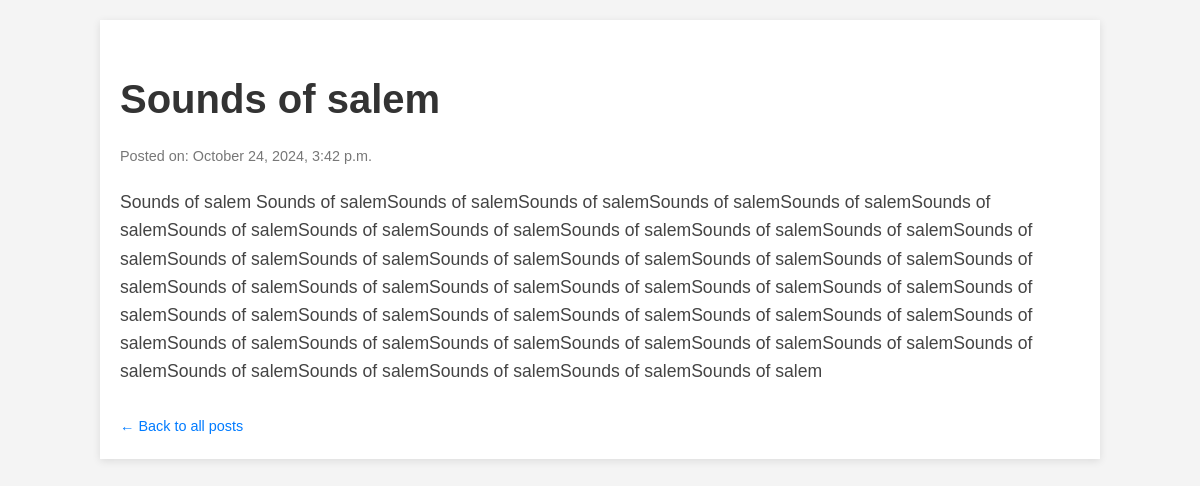
Page /allposts/4 on the committed database.
### posts/models.py (models this page shows)
class Blog_post(models.Model):
    author = models.CharField(max_length=255, default="Your name here")
    title = models.CharField(max_length=255,default="Title of your Post")
    blog_content = models.TextField(max_length=10000, default="Your of your Post")
    time = models.DateTimeField(auto_now_add=True)

### posts/views.py (the view)
# urls.py: path('allposts/<str:pd>', views.allposts, name='allposts'),
def allposts(request, pd):
    post = Blog_post.objects.get(id=pd)
    return render(request, 'allposts.html', {'post':post})

### templates/allposts.html (shortened to what this page needs)
<!DOCTYPE html>
<html lang="en">
<head>
</head>
<body>
    <div class="container">
        <h1 class="post-title">{{ post.title }}</h1>
        <p class="post-meta">Posted on: {{ post.time|date:"F j, Y, g:i a" }}</p>
        <div class="post-content">
            {{ post.blog_content|safe }}
        </div>
        <a class="back-link" class="back-link" href="{% url 'index' %}">&larr; Back to all posts</a>
    </div>
</body>
</html>

### templates/allposts.html (style rules this page uses)
body { font-family: Arial, sans-serif; line-height: 1.6; margin: 0; padding: 0; background-color: #f4f4f4; }
.container { width: 80%; margin: 20px auto; background: #fff; padding: 20px; box-shadow: 0 2px 8px rgba(0, 0, 0, 0.1); }
.post-title { font-size: 2.5em; margin-bottom: 10px; color: #333; }
.post-meta { font-size: 0.9em; color: #777; margin-bottom: 20px; }
.post-content { font-size: 1.1em; color: #444; }
.back-link { display: inline-block; margin-top: 30px; font-size: 0.9em; text-decoration: none; color: #007bff; }

### rows in the picture
Blog_post: title "Sounds of salem", time "October 24, 2024, 3:42 p.m.", blog_content "Sounds of salem Sounds of salemSounds of salemSounds of salemSounds of salemSounds of salemSounds of salemSounds of salemSounds of salemSounds of salemSounds of salemSounds of salemSounds of salemSounds of salemSounds of salemSounds of salemSounds of salemSounds of salemSounds of salemSounds of salemSounds of salemSounds of salemSounds of salemSounds of salemSounds of salemSounds of salemSounds of salemSounds of salemSounds of salemSounds of salemSounds of salemSounds of salemSounds of salemSounds of salemSounds of salemSounds of salemSounds of salemSounds of salemSounds of salemSounds of salemSounds of salemSounds of salemSounds of salemSounds of salemSounds of salemSounds of salemSounds…"
